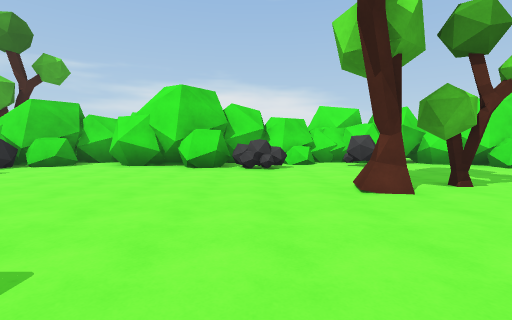
[1] (above)

20 first-person views from a walk through a scene from a Unity 3-D project. The camera is 1.5 m above the floor, tilts 4° down and sees 85° across. The floor is counted in squares, 2 m on a side. Each view is taken from the middle of a square. On the plan, view 1 faces up. The plan holds only what a view shows up to about 10 squares ahead; the rest is blank. The place goes on beyond the plan. The player is left out. Surface patterns are stand-ins for the level's own textures.

[2]
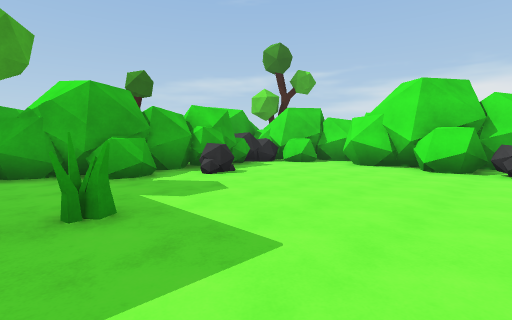

[3]
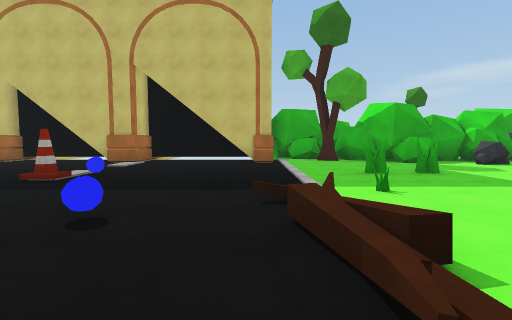

[4]
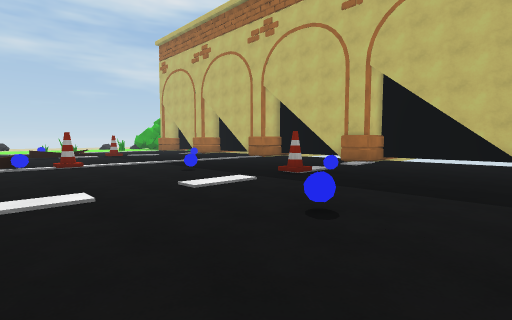

[5]
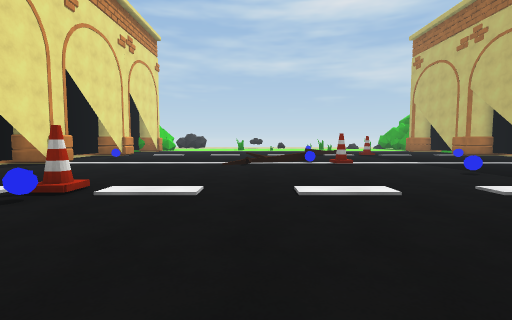

[6]
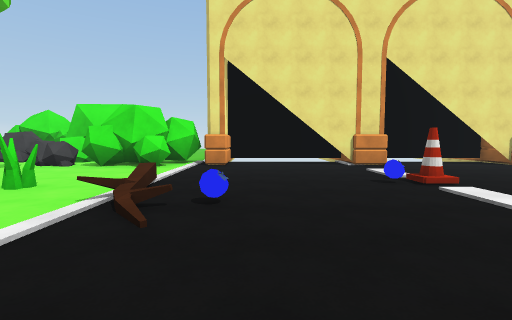

[7]
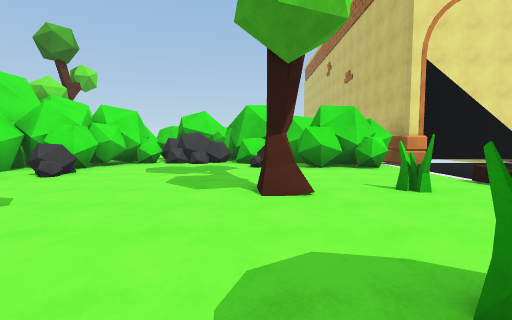

[8]
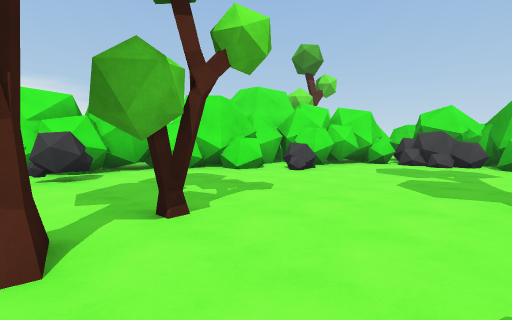

[9]
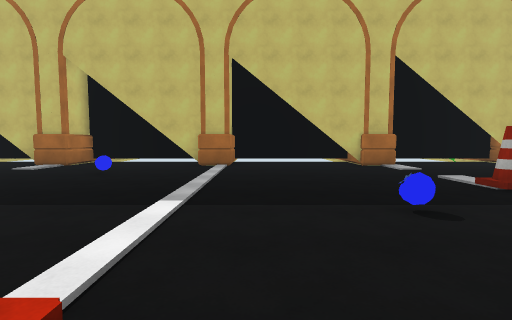

[10]
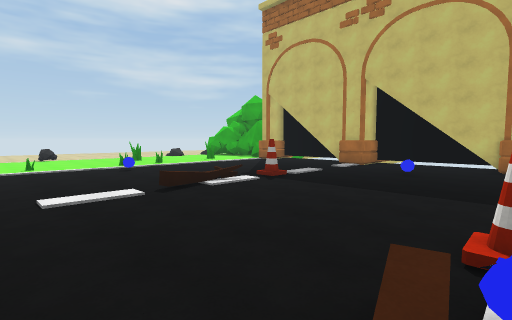

[11]
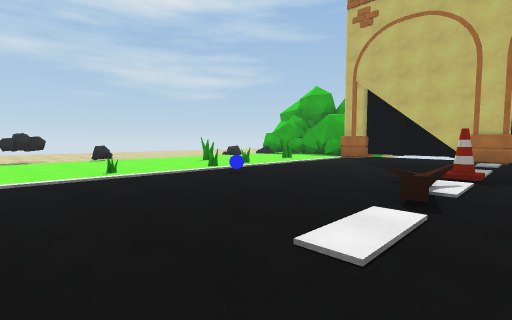

[12]
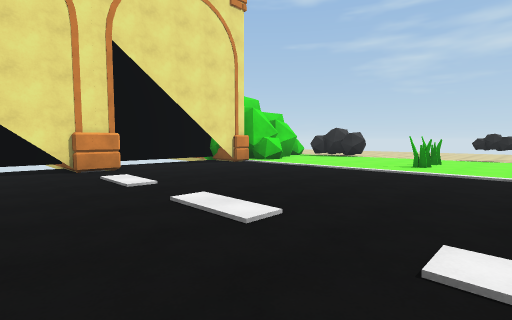

[13]
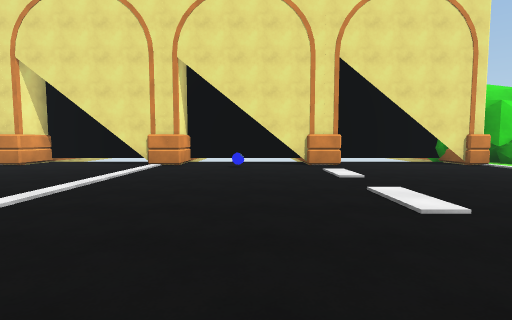

[14]
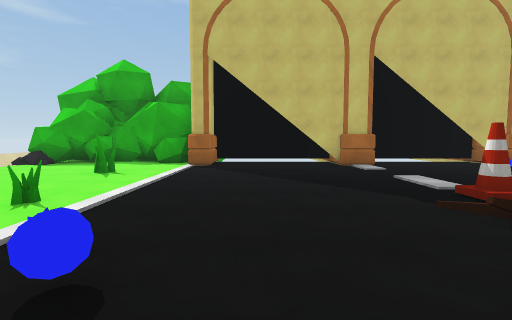

[15]
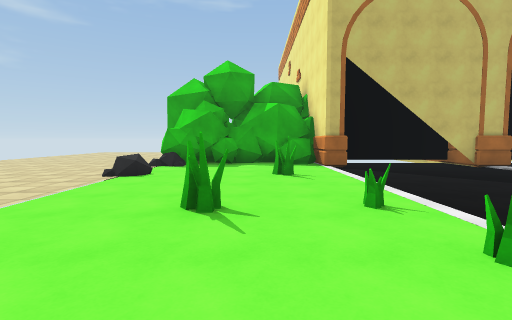

[16]
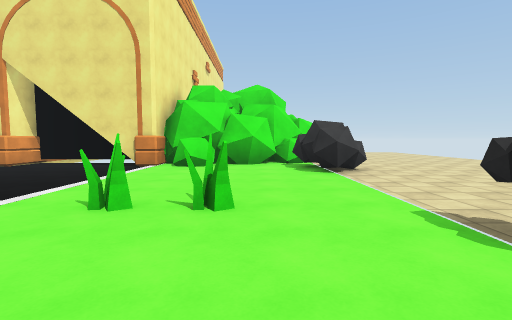

[17]
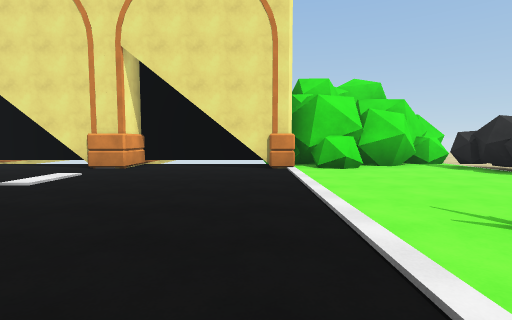

[18]
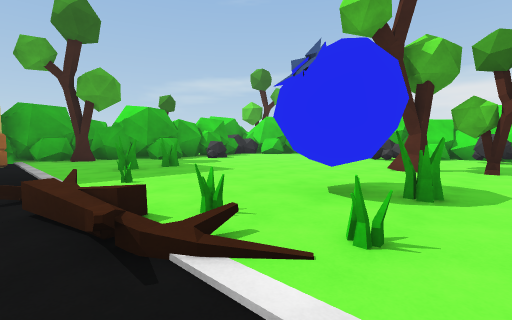

[19]
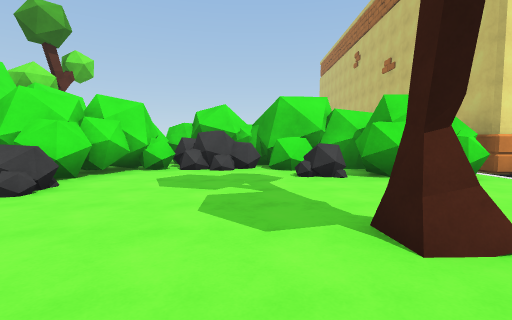

[20]
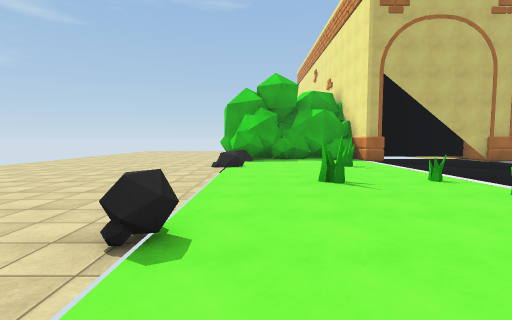

### Floor plan
Key: @ floor where view 1 was taken; # wall or solid block; . floor; / step, stairs or slope; T tree; C cone; O other object.
Columns run from 9 left of view 1 to 13 right of it. Each row starts with its distance up from view 1.
 10    ###    ###O
  9    #.#  ###.OOO##
  8   ##.####O..O...###OO
  7  OO..............OOO
  6  OO................####
  5 OOO.........T........O#
  4 T #OO......T........OO#
  3   #..................##
  2   ##...........T...O##
  1   #...O....OO........#
  0   T...O..@.O...O...OO
 -1 ##......O..OO......OO
 -2 #........O.//.O//...O
 -3 ####..../..O..O.....##
 -4  #...................#
 -5  #.......O...........#
 -6  #....O............#.#
 -7  ##....C.......CO...##
 -8  ##.................##
 -9  #......O............#
-10  #...................#
-11  #.................#.#
-12  ###......COO/.....###
-13  #.#.................#
-14  #...O.............O.#
-15  #...................#
-16  #.................#.#
-17  ###...C..O........###
-18  #.#..../............#
-19  #...................#
-20  #...................#
-21  #........O.........##
-22  ##......O..........#
-23  ##..O..O...O.O....##
-24  #............O.....#
-25   O.....O...........#
-26  OO................O##
-27  OOO.O.....OOO...OOOO##
-28   ...........O....O ..#

Where each view was taken, in squares from view 1:
view 1: 0 up, 0 right, facing up
view 2: 0 up, 0 right, facing up-left
view 3: 3 down, 3 right, facing left
view 4: 3 down, 3 right, facing down-left
view 5: 3 down, 4 right, facing down
view 6: 4 down, 2 right, facing right
view 7: 2 up, 2 right, facing right
view 8: 2 up, 2 right, facing up-right
view 9: 11 down, 2 right, facing left
view 10: 12 down, 4 right, facing down-left
view 11: 16 down, 5 right, facing down-left
view 12: 15 down, 3 right, facing down-right
view 13: 15 down, 2 right, facing right
view 14: 20 down, 2 right, facing left
view 15: 24 down, 2 right, facing left
view 16: 25 down, 2 right, facing right
view 17: 21 down, 3 right, facing right
view 18: 3 down, 4 right, facing up-left
view 19: 3 up, 4 right, facing right
view 20: 26 down, 4 right, facing left
